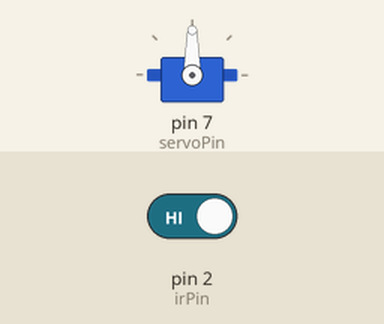
Bench run of a sketch on a simulated Arduino Uno, built with avr-gcc and run on an emulated ATmega328P. Parts: servo. The test bench sets the inputs (shaded band); at power-on: pin 2 (irPin) HIGH.

Above: at 1.2 s.
1.3 s: pin 2 (irPin) driven LOW
At 2.7 s:
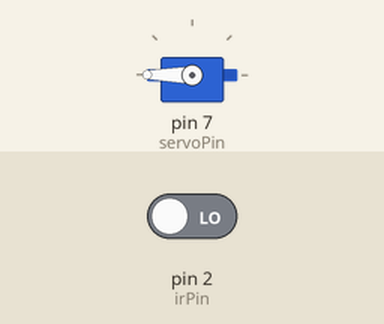
Timing chart, 0 to 7.8 s (numbered marks = the images above; inputs shaded):
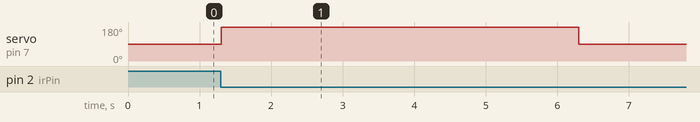

Measured:
- after the input at 1.3 s, servo on pin 7 (servoPin): 90° → 180° at once, → 90° 5.0 s later

The sketch:

project.ino
```cpp
#include <Servo.h>

Servo myServo;

int irPin = 2;
int servoPin = 7;

bool triggered = false;

void setup() {
  pinMode(irPin, INPUT);
  myServo.attach(servoPin);
  myServo.write(90);
}

void loop() {
  int sensorValue = digitalRead(irPin);

  if (sensorValue == LOW && !triggered) {
    triggered = true;

    myServo.write(180);
    delay(5000);
    myServo.write(90);
  }

  // Reset trigger when object removed
  if (sensorValue == HIGH) {
    triggered = false;
  }
}
```
